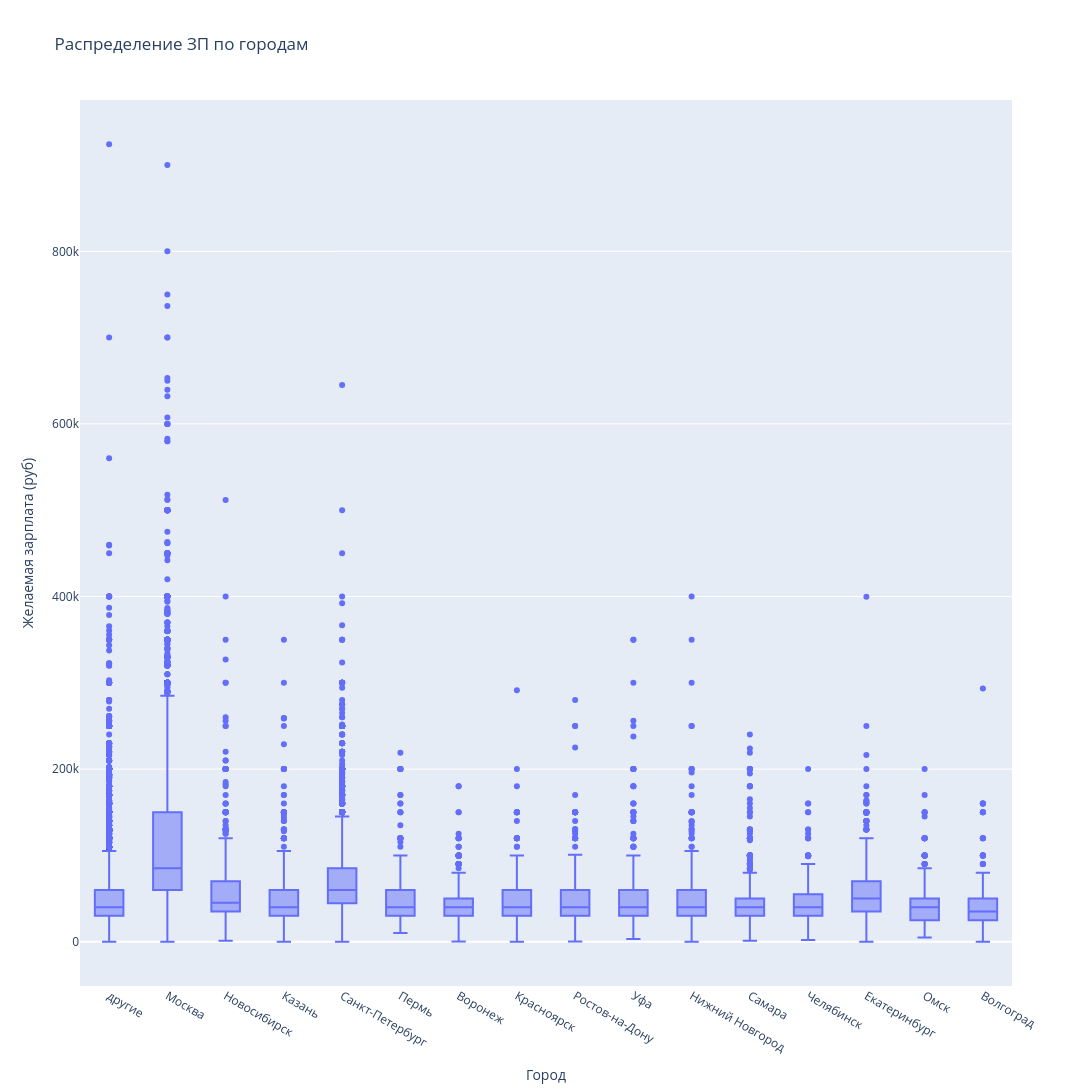

Notebook source saved alongside this figure:
### Markdown cell above
5. Постройте диаграмму, которая показывает распределение желаемой заработной платы (**"salary_rub"**) в зависимости от города (**"Город"**). Используйте для диаграммы данные о резюме, где желаемая заработная плата меньше 1 млн рублей.
*Сделайте выводы по полученной диаграмме: как соотносятся медианные уровни желаемой заработной платы и их размах в городах? Как вы считаете, важен ли признак города при построении модели зарплаты?*

### Code cell
filtered_data = hh_database[hh_database['salary_rub'] < 1_000_000] # Отбираем только ЗП < 1 млн

# График
fig = px.box(
    filtered_data,
    x='Город',
    y='salary_rub',
    title='Распределение ЗП по городам',
    labels={'salary_rub': 'Желаемая зарплата (руб)'}
)

fig.update_layout(height=1200, width=1600)
fig.show() 

# Сохранение графика в HTML
fig.write_html(VIZ_DIR / "salary_distribution_by_city.html")

### Figure 1 — Plotly figure (JSON) as saved in the notebook; plotly's stock layout.template omitted (floating-point values rounded to 4 significant figures; data arrays with more than 128 entries replaced by an {"elided": "..."} marker saying what was removed)
{"data": [{"alignmentgroup": "True", "hovertemplate": "Город=%{x}<br>Желаемая зарплата (руб)=%{y}<extra></extra>", "legendgroup": "", "marker": {"color": "#636efa"}, "name": "", "notched": false, "offsetgroup": "", "orientation": "v", "showlegend": false, "type": "box", "x": {"elided": "44738 str values"}, "x0": " ", "xaxis": "x", "y": {"elided": "44738 float values"}, "y0": " ", "yaxis": "y"}], "layout": {"boxmode": "group", "height": 1200, "legend": {"tracegroupgap": 0}, "title": {"text": "Распределение ЗП по городам"}, "width": 1600, "xaxis": {"anchor": "y", "domain": [0, 1], "title": {"text": "Город"}}, "yaxis": {"anchor": "x", "domain": [0, 1], "title": {"text": "Желаемая зарплата (руб)"}}}}
